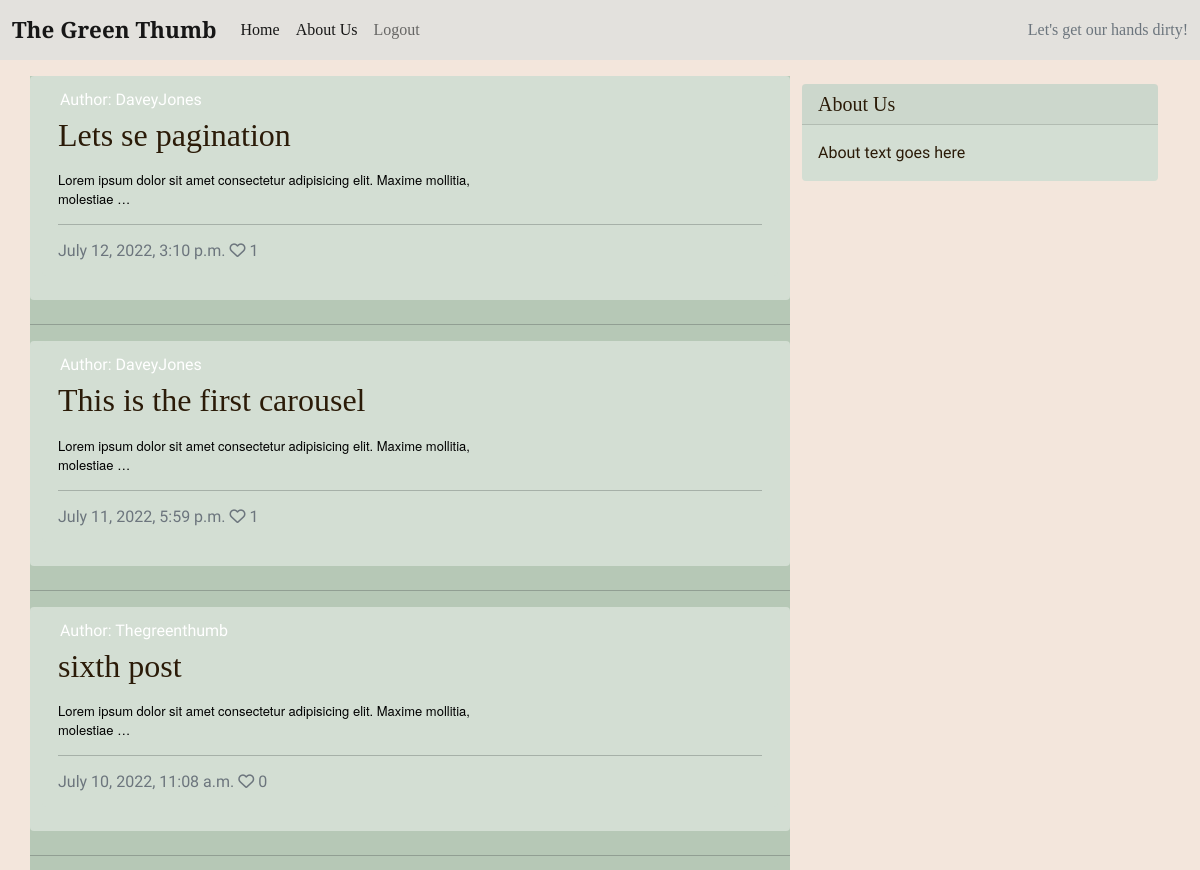
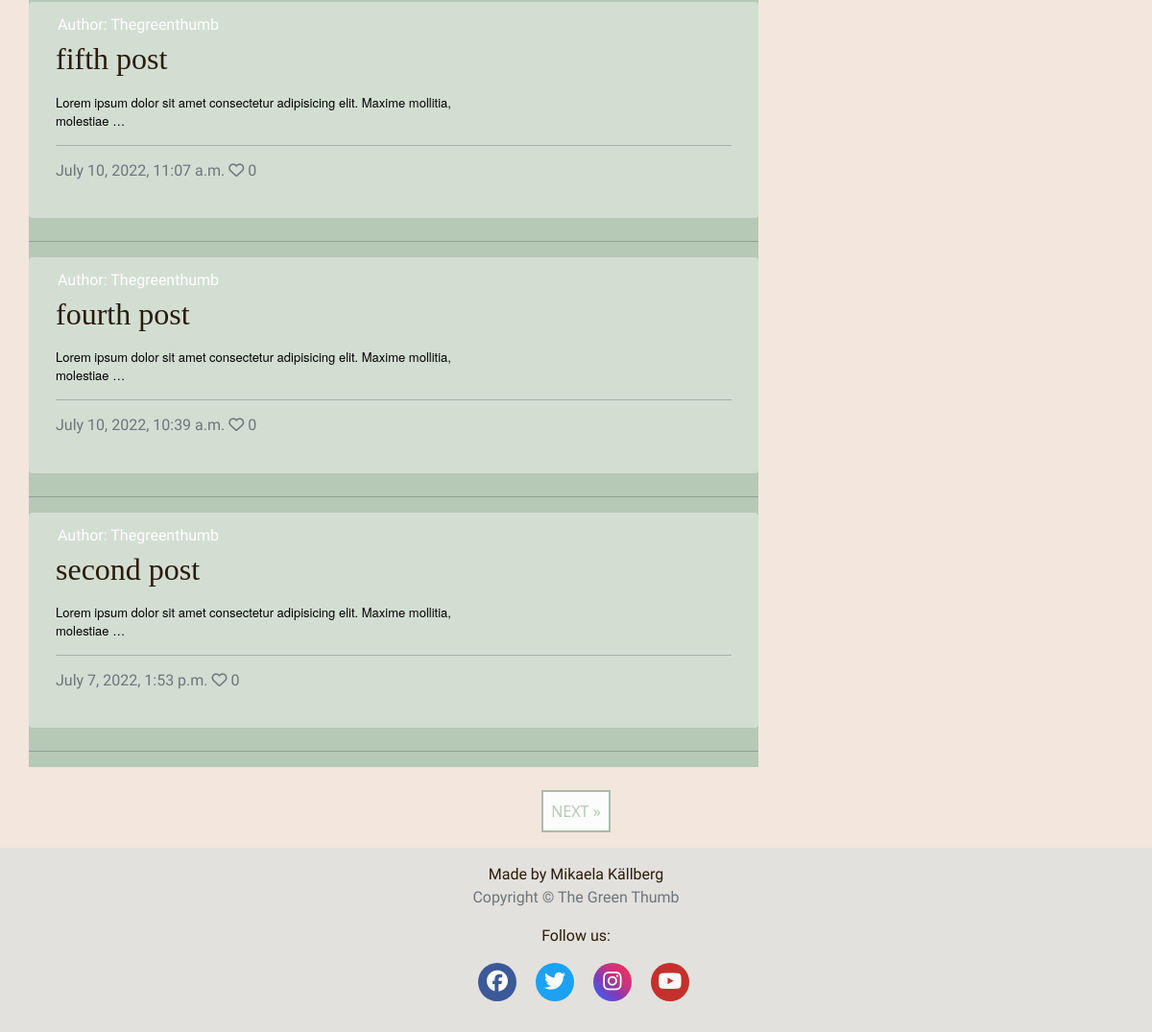
The app's page / (signed in) with its own data (2 pictures, top to bottom).
### blog/models.py (models this page shows, shortened)
class BlogPost(models.Model):
    title = models.CharField(
        max_length=200, unique=True, null=False, blank=False)
    slug = models.SlugField(max_length=200, unique=True)
    created_on = models.DateTimeField(auto_now_add=True)
    updated_on = models.DateTimeField(auto_now=True)
    content = models.TextField(blank=True)
    excerpt = models.TextField(blank=True)
    author = models.ForeignKey(
        User, on_delete=models.CASCADE, related_name='blog_posts',
        default=id(0))
    status = models.IntegerField(choices=STATUS, default=0)
    featured_image = CloudinaryField('image', default='placeholder')
    alt_tag = models.CharField(max_length=100, default='image related to post')
    likes = models.ManyToManyField(
        User, related_name='blogpost_like', blank=True)
    class Meta:
        ordering = ['-created_on']
    def number_of_likes(self):
        return self.likes.count()

### blog/views.py (the view)
# urls.py: path('', views.PostList.as_view(), name='home'),
class PostList(ListView):
    model = BlogPost
    queryset = BlogPost.objects.filter(status=1).order_by('-created_on')
    context_object_name = 'post_list'
    template_name = 'index.html'
    paginate_by = 6

### templates/index.html (shortened to what this page needs)
{% extends "base.html" %}
{% block content %}
<div class="container">
    <div class="row">
        <div class="col-md-8 mt-3 left">
            <div class="row content-clr">
                {% for post in post_list %}
                <div class="card mb-4">
                    <div class="card mb-4">
                        <div class="card-body">
                            <div class="image-container">
                                <div class="image-flash">
                                    <p class="author">Author: {{ post.author }}</p>
                                </div>
                            </div>
                            <a href="{% url 'post_detail' post.slug %}" class="post-link">
                                <h2 class="card-title">{{ post.title }}</h2>
                                <p class="card-text">{{ post.content|truncatewords:50|safe }} </p>
                            </a>
                            <hr />
                            <p class="card-text text-muted h6">{{ post.created_on}} <i class="far fa-heart"></i>
                                {{ post.number_of_likes }}</p>
                        </div>
                    </div>
                </div>
                <hr>
                {% endfor %}
            </div>
        </div>
        {% block sidebar %}
        {% include 'sidebar.html' %}
        {% endblock sidebar %}
    </div>
    {% if is_paginated %}
    <nav aria-label="Page navigation">
        <ul class="pagination justify-content-center">
            {% if page_obj.has_next %}
            <li><a href="?page={{ page_obj.next_page_number }}" class="next"> NEXT &raquo;</a></li>
            {% endif %}
        </ul>
    </nav>
    {% endif %}
</div>
{%endblock%}

### static/css/style.css (style rules this page uses)
* { margin: 0; padding: 0; border: none; box-sizing: border-box; }
body { background-color: #f3e6dc; background-image: url('https://res.cloudinary.com/mikakallberg/image/upload/w_1000,ar_16:9,c_fill,g_auto,e_sharpen/v1656959952/dirt_sun_tndbjc.jpg'); background-position: center center; background-repeat: no-repeat; background-size: cover; background-attachment:fixed; }
html, body { height: 100%; }
h1, h2, h3, h4, h5 { font-family: 'Playfair Display', serif; color: #2b1b08; }
p { font-family: 'Gentium Book Plus', sans-serif; color: #2b1b08; }
a { text-decoration: none; color: inherit; }
.content-clr { background-color: #b6c8b6; }
.card { border: none; background-color: #d3ded3; }
.next, .previous { color: #b6c8b6; position: relative; display: block; padding: 1vh; margin-top: 3vh; text-decoration: none; background-color: #fbfcfb; border: 2px solid #a8bda8; }
.image-container { position: relative; }
.image-flash { position: absolute; bottom: 0; min-width: 30%; left: -2px; background-color: transparent; }
.author { color: white; margin: 4px; text-transform: capitalize; }
.post-link { text-decoration: none; }

### records on screen
BlogPost: author "DaveyJones", title "Lets se pagination", content "Lorem ipsum dolor sit amet consectetur adipisicing elit. Maxime mollitia, molestiae …", created_on "July 12, 2022, 3:10 p.m.", number_of_likes "1"
BlogPost: author "DaveyJones", title "This is the first carousel", content "Lorem ipsum dolor sit amet consectetur adipisicing elit. Maxime mollitia, molestiae …", created_on "July 11, 2022, 5:59 p.m.", number_of_likes "1"
BlogPost: author "Thegreenthumb", title "sixth post", content "Lorem ipsum dolor sit amet consectetur adipisicing elit. Maxime mollitia, molestiae …", created_on "July 10, 2022, 11:08 a.m.", number_of_likes "0"
BlogPost: author "Thegreenthumb", title "fifth post", content "Lorem ipsum dolor sit amet consectetur adipisicing elit. Maxime mollitia, molestiae …", created_on "July 10, 2022, 11:07 a.m.", number_of_likes "0"
BlogPost: author "Thegreenthumb", title "fourth post", content "Lorem ipsum dolor sit amet consectetur adipisicing elit. Maxime mollitia, molestiae …", created_on "July 10, 2022, 10:39 a.m.", number_of_likes "0"
BlogPost: author "Thegreenthumb", title "second post", content "Lorem ipsum dolor sit amet consectetur adipisicing elit. Maxime mollitia, molestiae …", created_on "July 7, 2022, 1:53 p.m.", number_of_likes "0"
